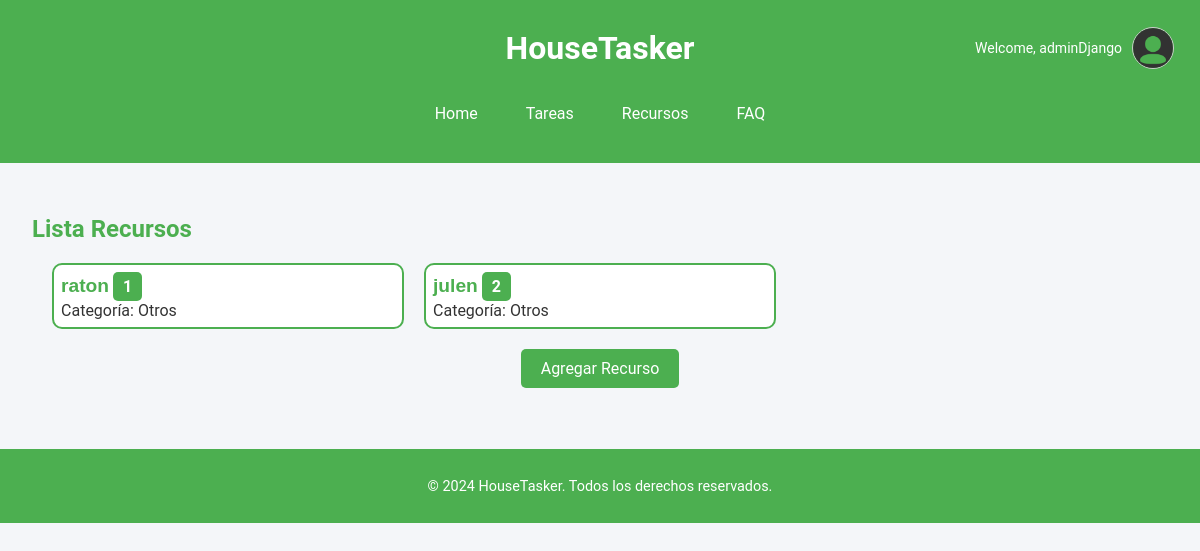
Screenshot of /resources/ (signed in) with the database file from the repository.
### appHouseTasker/models.py (models this page shows, shortened)
class CustomUser(AbstractUser):
    profile_image = models.ImageField(upload_to='profile-pictures/', blank=True, null=True)

class Resource(models.Model):
    CATEGORY_CHOICES = [
        ('cleaning', 'Limpieza'),
        ('vehicle', 'Vehículo'),
        ('kitchen', 'Cocina'),
        ('others', 'Otros'),
    ]
    name = models.CharField(max_length=100, unique=True, help_text="Nombre del recurso, e.g., Jabon, Coche, Llaves.")
    description = models.TextField(blank=True, help_text="Descripción opcional del recurso y sus características.")
    quantity = models.PositiveIntegerField(default=1, help_text="Cantidad disponible de este recurso.")
    category = models.CharField(max_length=50, choices=CATEGORY_CHOICES, default='others', help_text="Categoría del recurso.")
    is_available = models.BooleanField(default=True, help_text="Indica si el recurso está disponible para uso.")

### appHouseTasker/views.py (the view)
# urls.py: path('resources/', views.resource_list, name='resource_list'),  # List all resources
@login_required
def resource_list(request):
    resources = Resource.objects.all()
    return render(request, 'resource_list.html', {'resources': resources})

### appHouseTasker/templates/resource_list.html
{% extends "base.html" %}
{% load static %}
{% block head %}
<link rel="stylesheet" href="{% static 'css/resource_list.css' %}">
{% endblock %}
{% block main %}
	<h2>Lista Recursos</h2>
	<div class="resource-container">
	  {% for resource in resources %}
		<div class="resource-item">
		  <a href="{% url 'resource_detail' resource.id %}">{{ resource.name }}</a>
		  <span class="quantity-box">{{ resource.quantity }}</span><br>
		  <span class="category">Categoría: {{ resource.get_category_display }}</span>
		</div>
	  {% empty %}
		<p>No se encontraron recursos.</p>
	  {% endfor %}
	</div>
	<div class="add-resource-button-container">
	  <a href="{% url 'resource_create' %}" class="add-resource-button">Agregar Recurso</a>
	</div>
{% endblock %}

### appHouseTasker/templates/base.html (shortened to what this page needs)
{% load static %}
<!DOCTYPE html>
<html lang="es">
	<head>
		<link rel="stylesheet" href="{% static 'css/ht.css' %}">
		<link rel="stylesheet" href="{% static 'css/fonts.css' %}">
		{% block head %}{% endblock %}
	</head>
	<body>
		<header>
            <div class="header-container">
                <h1>{% block header-title %}HouseTasker{% endblock %}</h1>
                <div class="user-info">
                    {% if user.is_authenticated %}
                        <div class="profile">
                            <p>Welcome, {{ user.username }}</p>
                            {% if user.profile_image %}
                                <img src="{{ user.profile_image.url }}" alt="Profile picture" class="profile-pic">
                            {% else %}
                                <img src="{% static 'img/default_pfp.png' %}" alt="Default profile picture" class="profile-pic">
                            {% endif %}
                        </div>
                    {% endif %}
                </div>
            </div>
            <nav>
                {% block nav %}
                <a href="{% url 'home' %}">Home</a>
                <a href="{% url 'task_list' %}">Tareas</a>
                <a href="{% url 'resource_list' %}">Recursos</a>
                <a href="FAQ.html">FAQ</a>
                {% endblock %}
            </nav>
        </header>
		<main>
			{% block main %}
			{% endblock %}
		</main>
		<footer>
			<p>© 2024 HouseTasker. Todos los derechos reservados.</p>
		</footer>
	</body>
</html>

### appHouseTasker/static/css/ht.css (style rules this page uses)
body, html { font-family: Arial, sans-serif; margin: 0; padding: 0; color: #333; background-color: #f4f6f9; }
header, footer { background-color: #4CAF50; color: white; text-align: center; padding: 1em; }
h1 { font-size: 2em; margin: 0; }
h2, h3 { color: #4CAF50; }
main { padding: 2em; }
nav { display: flex; justify-content: center; gap: 1em; margin: 1em 0; }
nav a { color: white; text-decoration: none; padding: 0.5em 1em; }
footer { margin-top: 2em; font-size: 0.9em; }
.header-container { display: grid; grid-template-columns: 1fr auto 1fr; align-items: center; padding: 10px; position: relative; }
.header-container h1 { grid-column: 2; text-align: center; margin: 0; }
.user-info { grid-column: 3; justify-self: end; }
.user-info .profile { display: flex; align-items: center; }
.user-info .profile p { margin-right: 10px; font-size: 14px; }
.profile-pic { width: 40px; height: 40px; border-radius: 50%; border: 1px solid #ccc; }

### appHouseTasker/static/css/resource_list.css (style rules this page uses)
.resource-container { display: grid; gap: 20px; margin: 20px; }
.resource-item { background-color: #fff; border: 2px solid #4CAF50; border-radius: 10px; padding: 2%; transition: background-color 0.3s ease; }
.resource-item a { font-family: Arial, sans-serif; font-weight: bold; color: #4CAF50; font-size: 1.2em; text-decoration: none; }
.add-resource-button-container { display: flex; justify-content: center; margin-top: 20px; }
.add-resource-button { background-color: #4CAF50; color: white; padding: 10px 20px; text-align: center; text-decoration: none; font-size: 16px; border-radius: 5px; transition: background-color 0.3s ease; }
.resource-item .quantity-box { background-color: #4CAF50; color: white; padding: 5px 10px; border-radius: 5px; font-weight: bold; font-size: 1em; display: inline-block; }
@media only screen and (min-width: 961px) { .resource-container { grid-template-columns: 1fr 1fr 1fr; } }

### rows the page displays
CustomUser: username "adminDjango"
Resource: name "raton", quantity "1", category "Otros"
Resource: name "julen", quantity "2", category "Otros"
